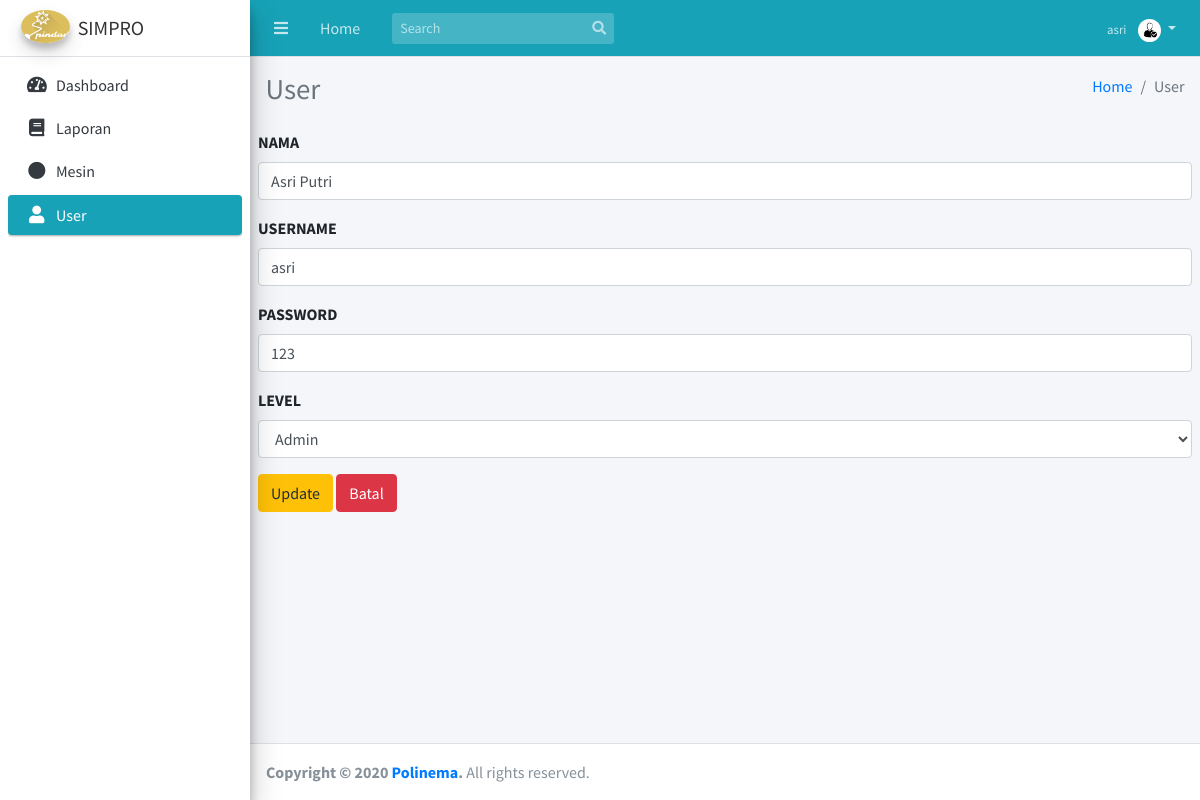
Screenshot of /updateUserF.php?id=32 (signed in) with the database file from the repository.
### tables this page shows
CREATE TABLE `lat_user` (
  `id_user` int(11) NOT NULL,
  `nama` varchar(30) DEFAULT NULL,
  `uname` varchar(200) NOT NULL,
  `pass` varchar(32) NOT NULL,
  `level` int(11) DEFAULT NULL
);

### updateUserF.php (the view, shortened to what this page needs)
<?php
include_once 'koneksi.php';
$name=$_SESSION['uname'];
?>
<!DOCTYPE html>
<html>
<head>
  <link rel="stylesheet" href="plugins/fontawesome-free/css/all.min.css">
  <link rel="stylesheet" href="https://code.ionicframework.com/ionicons/2.0.1/css/ionicons.min.css">
  <link rel="stylesheet" href="plugins/tempusdominus-bootstrap-4/css/tempusdominus-bootstrap-4.min.css">
  <link rel="stylesheet" href="plugins/icheck-bootstrap/icheck-bootstrap.min.css">
  <link rel="stylesheet" href="plugins/jqvmap/jqvmap.min.css">
  <link rel="stylesheet" href="dist/css/adminlte.min.css">
  <link rel="stylesheet" href="plugins/overlayScrollbars/css/OverlayScrollbars.min.css">
  <link rel="stylesheet" href="plugins/daterangepicker/daterangepicker.css">
  <link rel="stylesheet" href="plugins/summernote/summernote-bs4.css">
</head>
<body class="hold-transition sidebar-mini layout-fixed">
  <div class="wrapper">
    <nav class="main-header navbar navbar-expand navbar-info navbar-dark">
      <ul class="navbar-nav">
        <li class="nav-item">
          <a class="nav-link" data-widget="pushmenu" href="#"><i class="fas fa-bars"></i></a>
        </li>
        <li class="nav-item d-none d-sm-inline-block">
          <a href="index1.php" class="nav-link">Home</a>
        </li>
      </ul>
      <form class="form-inline ml-3">
        <div class="input-group input-group-sm">
          <input class="form-control form-control-navbar" type="search" placeholder="Search" aria-label="Search">
          <div class="input-group-append">
            <button class="btn btn-navbar" type="submit">
              <i class="fas fa-search"></i>
            </button>
          </div>
        </div>
      </form>
      <ul class="navbar-nav ml-auto">
        <li class="nav-item dropdown no-arrow">
          <a class="nav-link dropdown-toggle" href="#" id="userDropdown" role="button" data-toggle="dropdown" aria-haspopup="true" aria-expanded="false">
            <span class="mr-2 d-none d-lg-inline text-gray-600 small"><?php echo $name ?></span>
            <img class="img-profile rounded-circle" src="dist/img/gb2.jpg" height="23px">
          </a>
        </li>
      </ul>
    </nav>
    <aside class="main-sidebar sidebar-light-info elevation-4">
      <a href="index1.php" class="brand-link">
        <img src="dist/img/logooh.png" alt="AdminLTE Logo" class="brand-image img-circle elevation-3" style="opacity: .8">
        <span class="brand-text font-weight-dark">SIMPRO</span>
      </a>
      <div class="sidebar">
        <nav class="mt-2">
          <ul class="nav nav-pills nav-sidebar flex-column" data-widget="treeview" role="menu" data-accordion="false">
            <li class="nav-item has-treeview">
              <a href="#" class="nav-link">
                <i class="nav-icon fas fa-tachometer-alt"></i>
                <p>
                  Dashboard
                </p>
              </a>
            </li>
            <li class="nav-item has-treeview">
              <a href="shiftcoba.php" class="nav-link">
              <i class="nav-icon fas fa-book"></i>
                <p>
                  Laporan
                </p>
              </a>
            </li>
            <li class="nav-item has-treeview">
              <a href="mesin.php" class="nav-link">
              <i class="fas fa-circle nav-icon"></i>
                <p>
                  Mesin
                </p>
              </a>
            </li>
            <li class="nav-item has-treeview">
            <a href="userpass.php" class="nav-link active">
              <i class="nav-icon fas fa-user"></i>
                <p>
                  User
                </p>
              </a>
            </li>
          </ul>
        </nav>
      </div>
    </aside>
    <div class="content-wrapper">
      <div class="content-header">
        <div class="container-fluid">
          <div class="row mb-2">
            <div class="col-sm-6">
              <h1 class="m-0 text-gray">User</h1>
            </div>
            <div class="col-sm-6">
              <ol class="breadcrumb float-sm-right">
                <li class="breadcrumb-item"><a href="#">Home</a></li>
                <li class="breadcrumb-item active">User</li>
              </ol>
            </div>
          </div>
        </div>
      </div>
      <section class="content">
      <?php
            $id =$_GET["id"];
            $query = "SELECT * FROM lat_user WHERE id_user='$id'";
            $result = mysqli_query($koneksi, $query);
            if(mysqli_num_rows($result) == 1) {
                $row = mysqli_fetch_assoc($result);
        ?>
        <form action="controller/updateUser.php" method="POST">
            <div class="form-group">
                <label>NAMA</label>
                <input type="text" class="form-control" name="nama" value="<?php echo $row["nama"]; ?>">
            </div>
            <div class="form-group">
                <label>USERNAME</label>
                <input type="text" class="form-control" name="uname" value="<?php echo $row["uname"]; ?>">
            </div>
            <div class="form-group">
                <label>PASSWORD</label>
                <input type="text" class="form-control" name="pass" value="<?php echo $row["pass"]; ?>">
            </div>
            <div class="form-group">
                <label>LEVEL</label>
                <select class="form-control" name="level" value="<?php echo $row["level"]; ?>">
                  <option value="1" selected>Admin</option>
                </select>
            </div>
            <div class="form-group">
                <input type="submit" class="btn btn-warning" name="btn-update" value="Update">
                <a class="btn btn-danger" href="userpass.php">Batal</a>
            </div>
        </form>
    <?php
    }
    ?>
    </div>
    </div>
    <footer class="main-footer">
      <strong>Copyright &copy; 2020 <a href="polinema.ac.id">Polinema</a>.</strong>
      All rights reserved.
    </footer>
</body>
</html>

### rows the page displays
lat_user: nama "Asri Putri", uname "asri", pass "123", level "Admin"

### other values shown
$name "asri"
